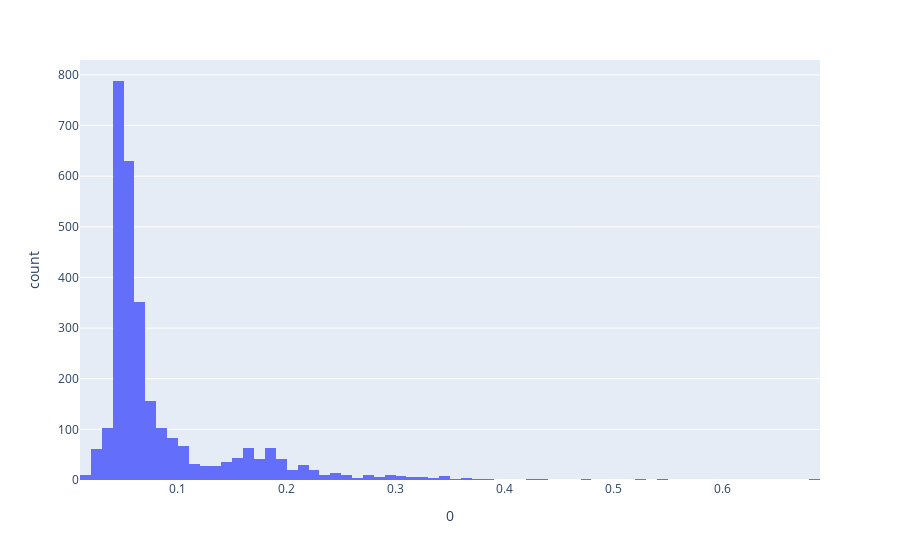

The notebook cell this image was saved under:
### Code cell
px.histogram(pd.DataFrame(y_pred_train), x=0)

### Figure 1 — Plotly figure (JSON) as saved in the notebook; plotly's stock layout.template omitted (floating-point values rounded to 4 significant figures; data arrays with more than 128 entries replaced by an {"elided": "..."} marker saying what was removed)
{"data": [{"alignmentgroup": "True", "bingroup": "x", "hovertemplate": "0=%{x}<br>count=%{y}<extra></extra>", "legendgroup": "", "marker": {"color": "#636efa"}, "name": "", "offsetgroup": "", "orientation": "v", "showlegend": false, "type": "histogram", "x": {"elided": "2898 float values"}, "xaxis": "x", "yaxis": "y"}], "layout": {"barmode": "relative", "legend": {"tracegroupgap": 0}, "margin": {"t": 60}, "xaxis": {"anchor": "y", "domain": [0, 1], "title": {"text": "0"}}, "yaxis": {"anchor": "x", "domain": [0, 1], "title": {"text": "count"}}}}
